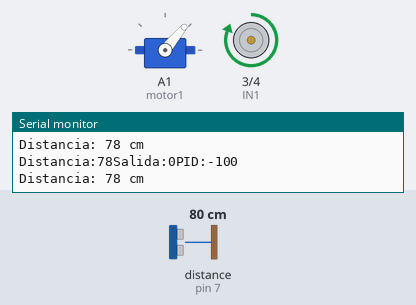
Simulated run of this sketch. Board: Arduino Uno, built with avr-gcc and run on an emulated ATmega328P. Shown: servo, motor-driver pin pairs drawn as motors (green arrow = first pin HIGH = forward, orange = second pin HIGH = backward, longer = more drive), the last lines printed to the serial monitor. Wiring (inferred from the names in the program): ultrasonic range finder: trigger pin 6; echo pin 7. The inputs (shaded band) are chosen by the test bench; at power-on: distance to the obstacle (sensor on pin 7) 80 cm. The echo pulse lasts 58.3 µs per cm.

Above: at 1.26 s.
1.3 s: distance to the obstacle (sensor on pin 7) set to 2 cm
At 1.49 s:
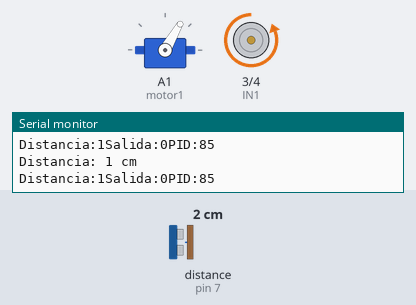
4.3 s: distance to the obstacle (sensor on pin 7) set to 35 cm
At 4.48 s:
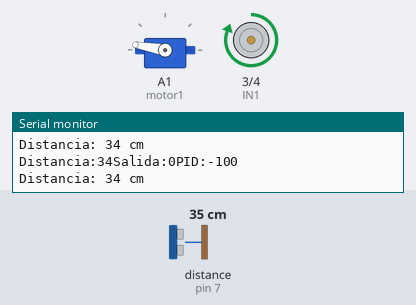
7.3 s: distance to the obstacle (sensor on pin 7) set to 4 cm
At 7.5 s:
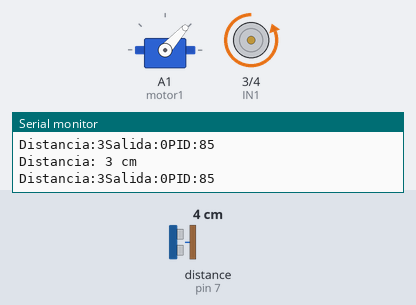
10.3 s: distance to the obstacle (sensor on pin 7) set to 60 cm
At 10.49 s:
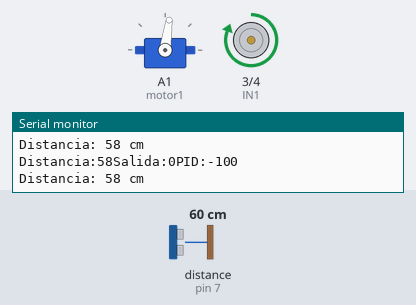
13.3 s: distance to the obstacle (sensor on pin 7) set to 18 cm
At 13.48 s:
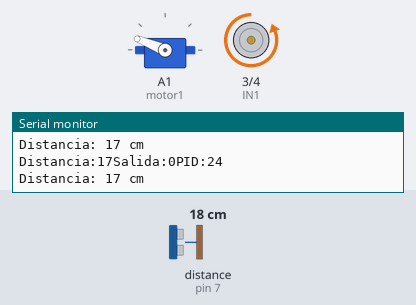
16.3 s: distance to the obstacle (sensor on pin 7) set to 120 cm
At 16.45 s:
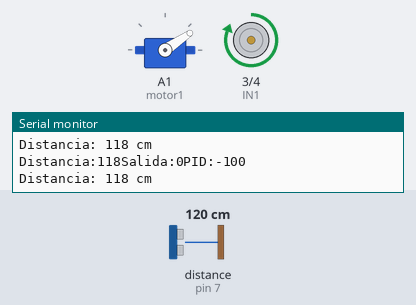
Timing chart, 0 to 20.3 s (numbered marks = the images above; inputs shaded):
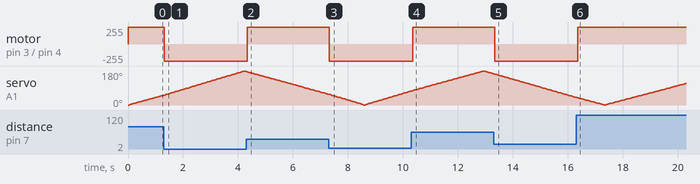

Measured:
- after the input at 1.3 s, motor on pin 3 (IN1) / pin 4 (IN2): forward 255/255 → backward 255/255 at once
- after the input at 4.3 s, motor on pin 3 (IN1) / pin 4 (IN2): backward 255/255 → forward 255/255 at once
- after the input at 7.3 s, motor on pin 3 (IN1) / pin 4 (IN2): forward 255/255 → backward 255/255 at once
- after the input at 10.3 s, motor on pin 3 (IN1) / pin 4 (IN2): backward 255/255 → forward 255/255 after 0.05 s
- after the input at 13.3 s, motor on pin 3 (IN1) / pin 4 (IN2): forward 255/255 → backward 255/255 after 0.05 s
- after the input at 16.3 s, motor on pin 3 (IN1) / pin 4 (IN2): backward 255/255 → forward 255/255 after 0.06 s

The sketch:

prueba2.ino
```cpp
#include <Servo.h>

//MAPEO
int vel;

//MOTOR DC
int IN1 = 3;
int IN2 = 4;

//SERVO
int angulo = 0;
Servo motor1;
int step=2;

//SENSOR
const int Trigger = 6;
const int Echo = 7;
int tiempo;
int distancia;

//PID
int punto=20;
int duracion;
int pid;
int salida;
int h;
int tk;
int tk_1=0;
int error=0;
int error_ant=0;
int der=0;
int inte=0;
int kp=8;
int kd=11;
int ki=0.00000001;


void setup() {

  Serial.begin(9600);

  //MOTOR DC
  pinMode(IN1, OUTPUT);
  pinMode(IN2, OUTPUT);

  //SERVO
  motor1.attach(A1);
  motor1.write(0);

  //SENSOR
  pinMode(Trigger, OUTPUT);
  pinMode(Echo, INPUT);
  digitalWrite(Trigger, LOW);

  //PID


}

void loop() {

  //SENSOR
  digitalWrite(Trigger, HIGH);
  delayMicroseconds(10);
  digitalWrite(Trigger, LOW);
  tiempo = pulseIn(Echo, HIGH);
  distancia = tiempo/59;

  Serial.print("Distancia: ");
  Serial.print(distancia);
  Serial.println(" cm");
  delay(10);

  //MAPEO


  //PID
  tk=millis();
  h=tk-tk_1;//guardamos en h el perdiodo de ciclo
  error = punto - distancia;//calculamos el error
  inte = inte + (error*h);//se calcula el integral del error
  der = (error - error_ant)/h;//se calcula la derivada del error
  pid = (error*kp) + (inte*ki) + (der*kd);// ecuaciones del pid
  error_ant = error;//se manda el error actual al error anterior
  tk_1=tk;//se manda el tiempo actual al tiempo anterior

  if (pid > 85)     {pid  = 85;}// Se pone un límite en el valor máximo que puede alcanzar el valor de pid
     else if (pid < -100) { pid = -100;}//Se pone un límite en el valor mínimo que puede alcanzar el valor de pid


    if (pid < 0)
    {
      vel=map(pid,0,-100,0,255);
      digitalWrite(4,LOW);
      digitalWrite(3,vel);


    }
    if (pid>0)
    {
      vel=map(pid,0,100,0,255);
       digitalWrite(4,vel);
       digitalWrite(3,LOW);
    }

    if (pid==0)
    {
      digitalWrite(4,LOW);
      digitalWrite(3,LOW);


    }
    // Estos comandos son para vizualizar los datos obtenidos
 Serial.print("Distancia:");
 Serial.print(distancia);
 Serial.print("Salida:");
 Serial.print(salida);
 Serial.print("PID:");
 Serial.println(pid);

 motor1.write(angulo);  // mueve el servo a la posición 'pos'
  delay(15);           // espera 15ms para que el servo alcance la posición

  angulo += step;         // incrementa la posición

  // si la posición es 180 o 0, cambia la dirección del movimiento
  if (angulo >= 180 || angulo <= 0) {
    step = -step;
  }
}
```
